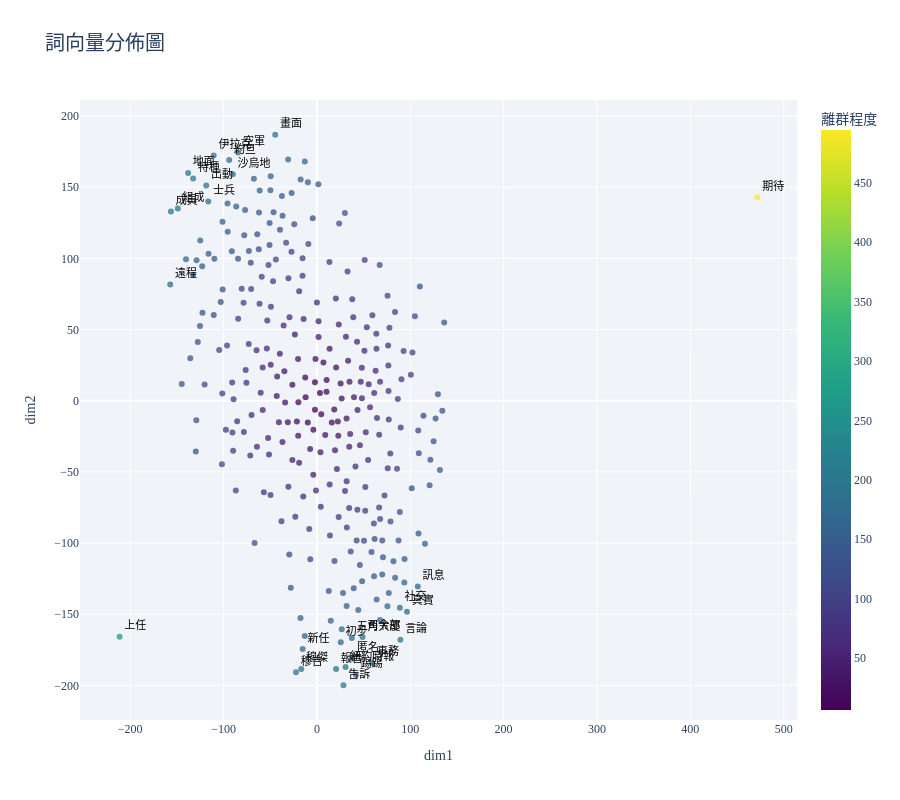

The notebook cell saved with this chart:
### Code cell
plotScatter(word_df)

### Figure 1 — Plotly figure (JSON) as saved in the notebook; plotly's stock layout.template omitted (floating-point values rounded to 4 significant figures; data arrays with more than 128 entries replaced by an {"elided": "..."} marker saying what was removed)
{"data": [{"customdata": {"elided": "300x1 str values"}, "hovertemplate": "<b>%{hovertext}</b><br><br>dim1=%{x:.2f}<br>dim2=%{y:.2f}<br>dist=%{marker.color}<extra></extra>", "hovertext": {"elided": "300 str values"}, "legendgroup": "", "marker": {"color": {"elided": "300 float values"}, "coloraxis": "coloraxis", "opacity": 0.75, "size": 6, "symbol": "circle"}, "mode": "markers+text", "name": "", "orientation": "v", "showlegend": false, "text": {"elided": "300 str values"}, "textfont": {"color": "black", "size": 11}, "textposition": "top right", "type": "scatter", "x": {"elided": "300 float values"}, "xaxis": "x", "y": {"elided": "300 float values"}, "yaxis": "y"}], "layout": {"coloraxis": {"colorbar": {"title": {"text": "離群程度"}}, "colorscale": [[0, "#440154"], [0.1111, "#482878"], [0.2222, "#3e4989"], [0.3333, "#31688e"], [0.4444, "#26828e"], [0.5556, "#1f9e89"], [0.6667, "#35b779"], [0.7778, "#6ece58"], [0.8889, "#b5de2b"], [1, "#fde725"]]}, "font": {"family": "Arial Unicode MS"}, "height": 800, "legend": {"tracegroupgap": 0}, "paper_bgcolor": "white", "plot_bgcolor": "#f0f4f8", "title": {"font": {"size": 20}, "text": "詞向量分佈圖"}, "width": 900, "xaxis": {"anchor": "y", "domain": [0, 1], "gridcolor": "white", "showgrid": true, "title": {"text": "dim1"}}, "yaxis": {"anchor": "x", "domain": [0, 1], "gridcolor": "white", "showgrid": true, "title": {"text": "dim2"}}}}
